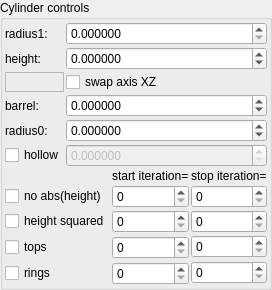
    <widget class="QGroupBox" name="groupBox">
     <property name="title">
      <string>Cylinder controls</string>
     </property>
     <layout class="QVBoxLayout" name="verticalLayout_3" stretch="0,0">
      <property name="spacing">
       <number>2</number>
      </property>
      <property name="leftMargin">
       <number>2</number>
      </property>
      <property name="topMargin">
       <number>2</number>
      </property>
      <property name="rightMargin">
       <number>2</number>
      </property>
      <property name="bottomMargin">
       <number>2</number>
      </property>
      <item>
       <layout class="QGridLayout" name="gridLayout_32" columnstretch="0,1">
        <property name="spacing">
         <number>2</number>
        </property>
        <item row="11" column="1">
         <widget class="MyDoubleSpinBox" name="spinbox_transf_offset_0">
          <property name="enabled">
           <bool>false</bool>
          </property>
          <property name="sizePolicy">
           <sizepolicy hsizetype="Minimum" vsizetype="Maximum">
            <horstretch>0</horstretch>
            <verstretch>0</verstretch>
           </sizepolicy>
          </property>
          <property name="prefix">
           <string/>
          </property>
          <property name="suffix">
           <string/>
          </property>
          <property name="decimals">
           <number>6</number>
          </property>
          <property name="minimum">
           <double>0.000000000000000</double>
          </property>
          <property name="maximum">
           <double>99.999899999999997</double>
          </property>
          <property name="singleStep">
           <double>0.100000000000000</double>
          </property>
         </widget>
        </item>
        <item row="8" column="0" rowspan="3">
         <widget class="QLabel" name="label_14">
          <property name="text">
           <string>radius0:</string>
          </property>
         </widget>
        </item>
        <item row="2" column="0" rowspan="2">
         <widget class="QLabel" name="label_12">
          <property name="text">
           <string>height:</string>
          </property>
         </widget>
        </item>
        <item row="1" column="1">
         <widget class="MyDoubleSpinBox" name="spinbox_transf_radius_1">
          <property name="sizePolicy">
           <sizepolicy hsizetype="Minimum" vsizetype="Maximum">
            <horstretch>0</horstretch>
            <verstretch>0</verstretch>
           </sizepolicy>
          </property>
          <property name="prefix">
           <string/>
          </property>
          <property name="suffix">
           <string/>
          </property>
          <property name="decimals">
           <number>6</number>
          </property>
          <property name="minimum">
           <double>0.000000000000000</double>
          </property>
          <property name="maximum">
           <double>99.998999999999995</double>
          </property>
          <property name="singleStep">
           <double>0.100000000000000</double>
          </property>
         </widget>
        </item>
        <item row="8" column="1" rowspan="3">
         <widget class="MyDoubleSpinBox" name="spinbox_transf_offsetR_0">
          <property name="sizePolicy">
           <sizepolicy hsizetype="Minimum" vsizetype="Maximum">
            <horstretch>0</horstretch>
            <verstretch>0</verstretch>
           </sizepolicy>
          </property>
          <property name="prefix">
           <string/>
          </property>
          <property name="suffix">
           <string/>
          </property>
          <property name="decimals">
           <number>6</number>
          </property>
          <property name="minimum">
           <double>-99.999899999999997</double>
          </property>
          <property name="maximum">
           <double>99.999899999999997</double>
          </property>
          <property name="singleStep">
           <double>0.100000000000000</double>
          </property>
         </widget>
        </item>
        <item row="11" column="0">
         <widget class="MyCheckBox" name="checkBox_transf_function_enabled_false">
          <property name="text">
           <string>hollow</string>
          </property>
         </widget>
        </item>
        <item row="2" column="1" rowspan="2">
         <widget class="MyDoubleSpinBox" name="spinbox_transf_offsetA_1">
          <property name="sizePolicy">
           <sizepolicy hsizetype="Minimum" vsizetype="Maximum">
            <horstretch>0</horstretch>
            <verstretch>0</verstretch>
           </sizepolicy>
          </property>
          <property name="prefix">
           <string/>
          </property>
          <property name="suffix">
           <string/>
          </property>
          <property name="decimals">
           <number>6</number>
          </property>
          <property name="minimum">
           <double>-99.998999999999995</double>
          </property>
          <property name="maximum">
           <double>99.998999999999995</double>
          </property>
          <property name="singleStep">
           <double>0.100000000000000</double>
          </property>
         </widget>
        </item>
        <item row="1" column="0">
         <widget class="QLabel" name="label_10">
          <property name="text">
           <string>radius1:</string>
          </property>
         </widget>
        </item>
        <item row="4" column="1">
         <widget class="MyCheckBox" name="checkBox_transf_function_enabledSw_false">
          <property name="text">
           <string>swap axis XZ</string>
          </property>
         </widget>
        </item>
        <item row="5" column="1" rowspan="3">
         <widget class="MyDoubleSpinBox" name="spinbox_transf_scale_0">
          <property name="sizePolicy">
           <sizepolicy hsizetype="Minimum" vsizetype="Maximum">
            <horstretch>0</horstretch>
            <verstretch>0</verstretch>
           </sizepolicy>
          </property>
          <property name="prefix">
           <string/>
          </property>
          <property name="suffix">
           <string/>
          </property>
          <property name="decimals">
           <number>6</number>
          </property>
          <property name="minimum">
           <double>-99.999899999999997</double>
          </property>
          <property name="maximum">
           <double>99.999899999999997</double>
          </property>
          <property name="singleStep">
           <double>0.100000000000000</double>
          </property>
         </widget>
        </item>
        <item row="5" column="0" rowspan="3">
         <widget class="QLabel" name="label_15">
          <property name="text">
           <string>barrel:</string>
          </property>
         </widget>
        </item>
        <item row="4" column="0">
         <widget class="QFrame" name="frame">
          <property name="frameShape">
           <enum>QFrame::StyledPanel</enum>
          </property>
          <property name="frameShadow">
           <enum>QFrame::Raised</enum>
          </property>
         </widget>
        </item>
       </layout>
      </item>
      <item>
       <layout class="QGridLayout" name="gridLayout_9" columnstretch="0,1,1">
        <property name="spacing">
         <number>2</number>
        </property>
        <item row="0" column="1">
         <widget class="QLabel" name="label_283">
          <property name="text">
           <string>start iteration=</string>
          </property>
         </widget>
        </item>
        <item row="2" column="1">
         <widget class="MySpinBox" name="spinboxInt_transf_start_iterations_T">
          <property name="sizePolicy">
           <sizepolicy hsizetype="Minimum" vsizetype="Maximum">
            <horstretch>0</horstretch>
            <verstretch>0</verstretch>
           </sizepolicy>
          </property>
          <property name="minimum">
           <number>0</number>
          </property>
          <property name="maximum">
           <number>999</number>
          </property>
          <property name="value">
           <number>0</number>
          </property>
         </widget>
        </item>
        <item row="2" column="2">
         <widget class="MySpinBox" name="spinboxInt_transf_stop_iterations_T">
          <property name="sizePolicy">
           <sizepolicy hsizetype="Preferred" vsizetype="Maximum">
            <horstretch>0</horstretch>
            <verstretch>0</verstretch>
           </sizepolicy>
          </property>
          <property name="maximum">
           <number>999</number>
          </property>
         </widget>
        </item>
        <item row="5" column="1">
         <widget class="MySpinBox" name="spinboxInt_transf_start_iterations_O">
          <property name="sizePolicy">
           <sizepolicy hsizetype="Minimum" vsizetype="Maximum">
            <horstretch>0</horstretch>
            <verstretch>0</verstretch>
           </sizepolicy>
          </property>
          <property name="minimum">
           <number>0</number>
          </property>
          <property name="maximum">
           <number>999</number>
          </property>
          <property name="value">
           <number>0</number>
          </property>
         </widget>
        </item>
        <item row="2" column="0">
         <widget class="MyCheckBox" name="checkBox_transf_function_enabledT_false">
          <property name="text">
           <string>height squared</string>
          </property>
         </widget>
        </item>
        <item row="5" column="0">
         <widget class="MyCheckBox" name="checkBox_transf_function_enabledO_false">
          <property name="text">
           <string>rings</string>
          </property>
         </widget>
        </item>
        <item row="0" column="2">
         <widget class="QLabel" name="label_284">
          <property name="text">
           <string>stop iteration=</string>
          </property>
         </widget>
        </item>
        <item row="1" column="1">
         <widget class="MySpinBox" name="spinboxInt_transf_start_iterations_M">
          <property name="sizePolicy">
           <sizepolicy hsizetype="Minimum" vsizetype="Maximum">
            <horstretch>0</horstretch>
            <verstretch>0</verstretch>
           </sizepolicy>
          </property>
          <property name="minimum">
           <number>0</number>
          </property>
          <property name="maximum">
           <number>999</number>
          </property>
          <property name="value">
           <number>0</number>
          </property>
         </widget>
        </item>
        <item row="1" column="2">
         <widget class="MySpinBox" name="spinboxInt_transf_stop_iterations_M">
          <property name="sizePolicy">
           <sizepolicy hsizetype="Preferred" vsizetype="Maximum">
            <horstretch>0</horstretch>
            <verstretch>0</verstretch>
           </sizepolicy>
          </property>
          <property name="maximum">
           <number>999</number>
          </property>
         </widget>
        </item>
        <item row="1" column="0">
         <widget class="MyCheckBox" name="checkBox_transf_function_enabledM_false">
          <property name="text">
           <string>no abs(height)</string>
          </property>
         </widget>
        </item>
        <item row="3" column="0" rowspan="2">
         <widget class="MyCheckBox" name="checkBox_transf_function_enabledN_false">
          <property name="text">
           <string>tops</string>
          </property>
         </widget>
        </item>
        <item row="3" column="1" rowspan="2">
         <widget class="MySpinBox" name="spinboxInt_transf_start_iterations_N">
          <property name="sizePolicy">
           <sizepolicy hsizetype="Minimum" vsizetype="Maximum">
            <horstretch>0</horstretch>
            <verstretch>0</verstretch>
           </sizepolicy>
          </property>
          <property name="minimum">
           <number>0</number>
          </property>
          <property name="maximum">
           <number>999</number>
          </property>
          <property name="value">
           <number>0</number>
          </property>
         </widget>
        </item>
        <item row="3" column="2">
         <widget class="MySpinBox" name="spinboxInt_transf_stop_iterations_N">
          <property name="sizePolicy">
           <sizepolicy hsizetype="Preferred" vsizetype="Maximum">
            <horstretch>0</horstretch>
            <verstretch>0</verstretch>
           </sizepolicy>
          </property>
          <property name="maximum">
           <number>999</number>
          </property>
         </widget>
        </item>
        <item row="4" column="2" rowspan="2">
         <widget class="MySpinBox" name="spinboxInt_transf_stop_iterations_O">
          <property name="sizePolicy">
           <sizepolicy hsizetype="Preferred" vsizetype="Maximum">
            <horstretch>0</horstretch>
            <verstretch>0</verstretch>
           </sizepolicy>
          </property>
          <property name="maximum">
           <number>999</number>
          </property>
         </widget>
        </item>
       </layout>
      </item>
     </layout>
    </widget>
